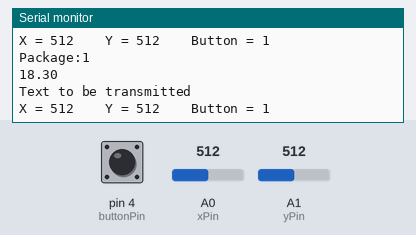
The sketch below on a simulated Arduino Uno, built with avr-gcc and run on an emulated ATmega328P. Shown: the last lines printed to the serial monitor. The test bench sets the inputs (shaded band); at power-on: A0 (xPin) = 512, A1 (yPin) = 512, pin 4 (buttonPin) HIGH. No radio packets arrive unless stated.

Above: at 3.2 s.
3.3 s: A0 (xPin) set to 716
At 3.3 s:
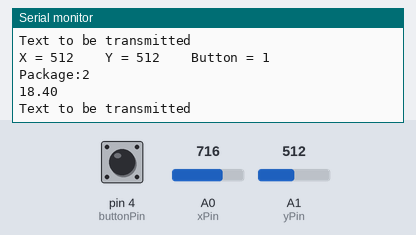
4.8 s: A1 (yPin) set to 716
At 5.8 s:
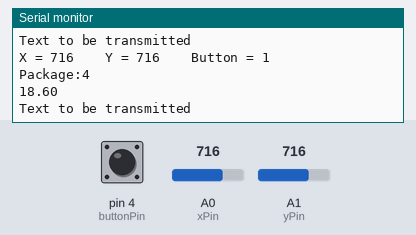
6.3 s: pin 4 (buttonPin) pulled LOW for 1.35 s
At 6.52 s:
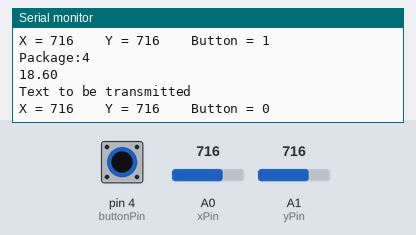
9.1 s: A0 (xPin) set to 900
At 10.4 s:
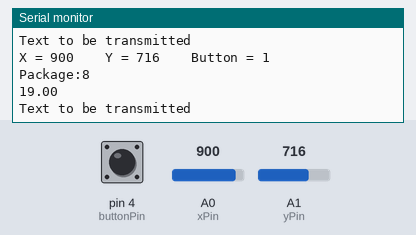
10.6 s: A1 (yPin) set to 900
At 11.7 s:
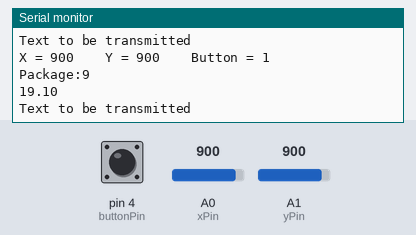
12.1 s: pin 4 (buttonPin) pulled LOW for 1.35 s
At 13.14 s:
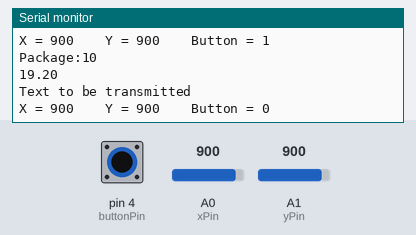
Timing chart, 0 to 15.1 s (numbered marks = the images above; inputs shaded):
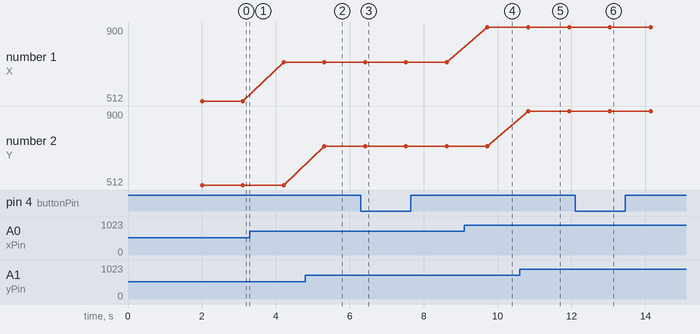

The sketch:

nrf_send.ino
```cpp
#include <nRF24L01.h>
#include <printf.h>
#include <RF24.h>
#include <RF24_config.h>
#include <SPI.h>
#include "RF24.h"
byte addresses[][6] = {"0"};
RF24 myRadio (7, 8); //Initializes the RF24 object with the specified Chip Enable (CE) and Chip Select Not (CSN) pin numbers.
int xPin = A0;
int yPin = A1;
int buttonPin = 4;


struct package
{
  int id=1;
  float temperature = 18.3;
  char  text[100] = "Text to be transmitted";
};


typedef struct package Package;
Package data;


void setup()
{
  pinMode(buttonPin, INPUT_PULLUP);
  Serial.begin(115200);
  delay(1000);
  myRadio.begin();
  myRadio.setChannel(115);
  myRadio.setPALevel(RF24_PA_MAX);
  myRadio.setDataRate( RF24_250KBPS ) ;
  myRadio.openWritingPipe( addresses[0]);

  delay(1000);
}
void loop()
{
  int xVal = analogRead(xPin);
  int yVal = analogRead(yPin);
  int buttonVal = digitalRead(buttonPin);

  Serial.print("X = ");
  Serial.print(xVal);

  Serial.print("    Y = ");
  Serial.print(yVal);

  Serial.print("    Button = ");
  Serial.println(buttonVal);

  delay(100);
  myRadio.write(&data, sizeof(data));

  Serial.print("\nPackage:");
  Serial.print(data.id);
  Serial.print("\n");
  Serial.println(data.temperature);
  Serial.println(data.text);
  data.id = data.id + 1;
  data.temperature = data.temperature+0.1;
  delay(1000);

}
```

Measured:
- after the input at 4.8 s, the serial monitor: prints a new line after 0.52 s (image 2)
- after the input at 6.3 s, the serial monitor: prints a new line after 0.12 s (image 3)
- after the input at 9.1 s, the serial monitor: prints a new line after 0.63 s (image 4)
- after the input at 10.6 s, the serial monitor: prints a new line after 0.23 s (image 5)
- after the input at 12.1 s, the serial monitor: prints a new line after 0.94 s (image 6)
- plotted number 1: 512 → 716 after the input at 3.3 s, 716 → 900 after the input at 9.1 s
